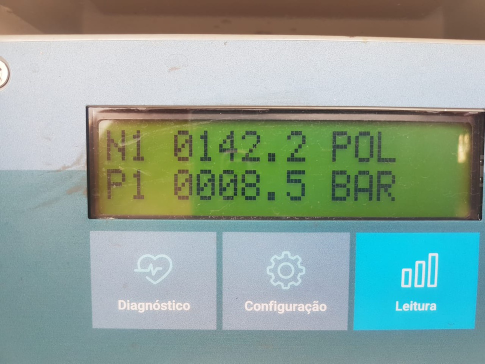
#> input picture images/original/sensor.jpeg, 485 x 364 px, shrunk from 1280 x 960 before the run; its folder holds only this picture in this run
$ python main.py
#> lines starting #> are read from the running program, lines starting #| are printed output that depends on the picture
from ast import Not
import shutil
from tkinter import EXCEPTION
import numpy as np
import base64
import requests
import imutils
import os
import cv2
import json
import uuid
import random
import time
from loguru import logger
import traceback
import re
import pymongo
from pymongo import MongoClient

os.environ["GOOGLE_APPLICATION_CREDENTIALS"] = '.env/ieeeocr-fa4d9584e605.json'


class ERROR_UPLOAD_DATABASE(Exception):
    """Exceptions raised when the upload to mongodb failed

    Returns:
         Exception (_str_): returns a string explaning the exception
    """

    def __init__(self, *args: object) -> None:
        super().__init__(*args)
        self.datetime = time.strftime('%Y-%m-%d %H:%M:%S', time.localtime())

    def __str__(self) -> str:
        return f"Error in upload to database mongo, data do erro: {self.datetime}"


class ANY_NUMBER_RETURNED(Exception):
    """Exceptions raised when any number returned from regex

    Args:
        Exception (_str_): returns a string explaning the exception
    """

    def __init__(self, text) -> None:
        self.text = text

    def __str__(self) -> str:
        return f"Any number found in text: {self.text}"


class MANY_FILES_IN_ROOT_FOLDER(Exception):
    """Exception raised when teh folder original has more than one file

    Args:
        Exception (_str_): returns a string explaning the exception
    """

    def __init__(self, *args: object) -> None:
        super().__init__(*args)

    def __str__(self) -> str:
        return "There is more than one file in the original folder"


class LeitorOxigenio():
    """This is a initial class that performs a extraction of a text from an image
       using google vision api and upload the text extracted to mongodb database
    """

    def __init__(self) -> None:
        self.img_path_original = self._get_path_img()
        self.img_path_processed = os.path.abspath('./images/tmp')
        self.datetime = time.strftime('%Y-%m-%d %H:%M:%S', time.localtime())

    def pre_processing(self):
        """Performs the pre processing in image, apply gray scale and billateral filter

        Returns:
            full_path_processed_img (_str_): full path of the image processed
        """
        # this snippet apply a basic transformations in image
        img = cv2.imread(self.img_path_original, cv2.IMREAD_REDUCED_COLOR_2)
#> img is the input picture: shape (364, 485, 3); mean B, G, R 151.7, 162.9, 142.1
        gray_img = cv2.cvtColor(img, cv2.COLOR_BGR2GRAY)
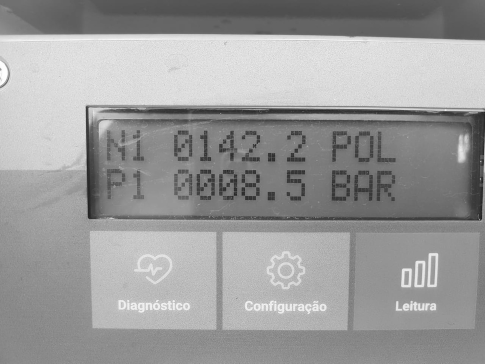
#> gray_img: shape (364, 485); min 27, max 255, mean 155.4
        gray_img = cv2.bilateralFilter(gray_img, 13, 5, 5)

        # this snippet save the image processed on tmp folder (created by save_img function)
        self._save_img()
        name_new_img = uuid.uuid4()
        full_path_processed_img = f"./images/tmp/{name_new_img}.png"
        cv2.imwrite(full_path_processed_img, gray_img)
        return full_path_processed_img

    def detect_text(self, path):
        """Detects text in the file.

            Args:
                path: The full path of image processed

            Returns:
                text_img(_str_): Text extracted from image using google vision api
        """
        from google.cloud import vision
        import io
#> (the run stopped early here; a loop or call above may not have finished)
